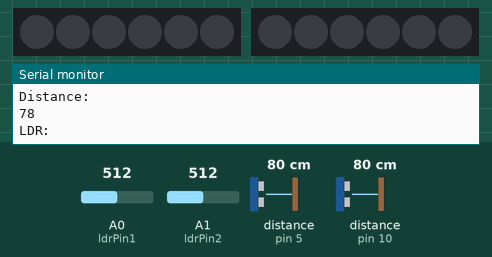
Bench run of a sketch on a simulated Arduino Uno, built with avr-gcc and run on an emulated ATmega328P. Shown: 2 × 6 RGB LEDs in strip order, left to right, the last lines printed to the serial monitor. Wiring (inferred from the names in the program): 2 × ultrasonic range finder: trigger pin 6, echo pin 5 / trigger pin 9, echo pin 10. The inputs (shaded band) are chosen by the test bench; at power-on: distance to the obstacle (sensors on pin 5, pin 10) 80 cm, A0 (ldrPin1) = 512, A1 (ldrPin2) = 512. The echo pulse lasts 58.3 µs per cm; dim RGB values are drawn brighter than linear.

Above: at 1.2 s.
1.3 s: distance to the obstacle (sensor on pin 5) set to 18 cm
At 2.2 s:
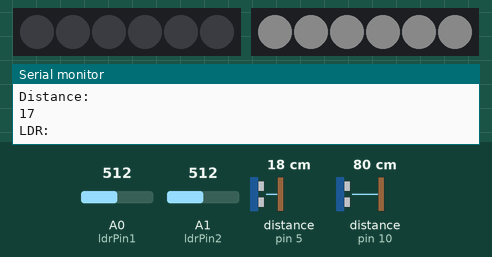
2.8 s: distance to the obstacle (sensor on pin 10) set to 35 cm
At 3.9 s:
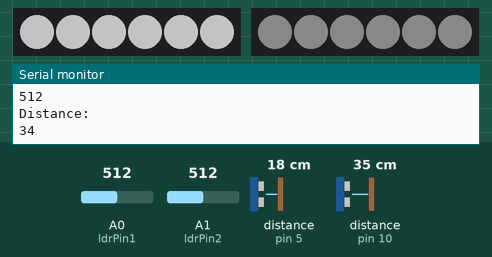
4.3 s: distance to the obstacle (sensor on pin 5) set to 12 cm
5.8 s: distance to the obstacle (sensor on pin 5) set to 9 cm
At 6.1 s:
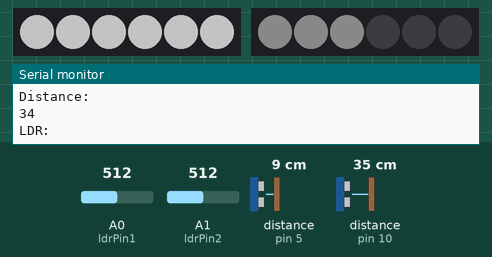
7.3 s: distance to the obstacle (sensor on pin 10) set to 12 cm
At 8.1 s:
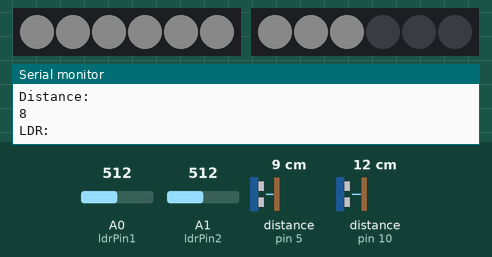
8.8 s: distance to the obstacle (sensor on pin 10) set to 9 cm
At 10.1 s:
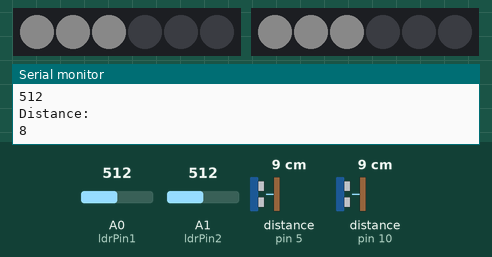
Timing chart, 0 to 11.3 s (numbered marks = the images above; inputs shaded):
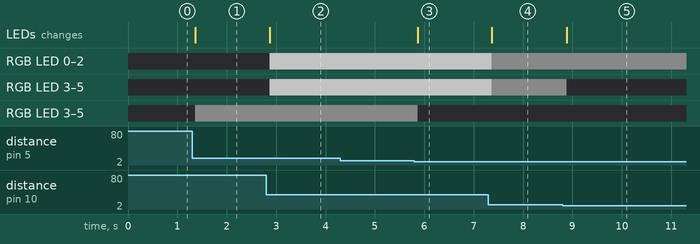

The sketch:

lightsync.ino
```cpp
  #include <Adafruit_NeoPixel.h>

  #define Pin1 3
  #define Pin2 11
  #define numLed 6
  #define dval 10
  #define dval2 (dval / 2)
  const int  ldrPin1 = A0;
  const int  ldrPin2 = A1;
  const int trigPin1 = 9;
  const int trigPin2 = 6;
  const int echoPin1 = 10;
  const int echoPin2 = 5;
  long duration1, duration2;
  // int distance1, distance2;
  int ldrStatus1, ldrStatus2;

  Adafruit_NeoPixel led1 = Adafruit_NeoPixel(numLed, Pin1);
  Adafruit_NeoPixel led2 = Adafruit_NeoPixel(numLed, Pin2);


  void setColor(int red, int green, int blue, Adafruit_NeoPixel &led){
    for (uint8_t i = 0; i < 6; i++){
      led.setPixelColor(i, led.Color(red ,green, blue));
    }
    led.show();
  }


  void Fade0(Adafruit_NeoPixel &led){setColor(0,0,0,led);}
  void Fade10(Adafruit_NeoPixel &led){setColor(10,10,10,led);}
  void Fade20(Adafruit_NeoPixel &led){setColor(20,20,20,led);}
  void Fade30(Adafruit_NeoPixel &led){setColor(30,30,30,led);}
  void Fade40(Adafruit_NeoPixel &led){setColor(40,40,40,led);}
  void Fade50(Adafruit_NeoPixel &led){setColor(50,50,50,led);}
  void Fade60(Adafruit_NeoPixel &led){setColor(60,60,60,led);}
  void Fade70(Adafruit_NeoPixel &led){setColor(70,70,70,led);}
  void Fade80(Adafruit_NeoPixel &led){setColor(80,80,80,led);}
  void Fade90(Adafruit_NeoPixel &led){setColor(90,90,90,led);}
  void Fade100(Adafruit_NeoPixel &led){setColor(100,100,100,led);}
  void Fade110(Adafruit_NeoPixel &led){setColor(110,110,110,led);}
  void Fade120(Adafruit_NeoPixel &led){setColor(120,120,120,led);}
  void Fade130(Adafruit_NeoPixel &led){setColor(130,130,130,led);}
  void Fade140(Adafruit_NeoPixel &led){setColor(140,140,140,led);}
  void Fade150(Adafruit_NeoPixel &led){setColor(150,150,150,led);}
  void Fade160(Adafruit_NeoPixel &led){setColor(160,160,160,led);}
  void Fade170(Adafruit_NeoPixel &led){setColor(170,170,170,led);}
  void Fade180(Adafruit_NeoPixel &led){setColor(180,180,180,led);}
  void Fade190(Adafruit_NeoPixel &led){setColor(190,190,190,led);}
  void Fade200(Adafruit_NeoPixel &led){setColor(200,200,200,led);}
  void Fade210(Adafruit_NeoPixel &led){setColor(210,210,210,led);}
  void Fade220(Adafruit_NeoPixel &led){setColor(220,220,220,led);}
  void Fade230(Adafruit_NeoPixel &led){setColor(230,230,230,led);}
  void Fade240(Adafruit_NeoPixel &led){setColor(240,240,240,led);}
  void Fade250(Adafruit_NeoPixel &led){setColor(250,250,250,led);}
  void Fade255(Adafruit_NeoPixel &led){setColor(255,255,255,led);}


  void processLDR(int ldrPin, int trigPin, int echoPin, long &duration, int &ldrStatus, Adafruit_NeoPixel &led) {
    ldrStatus = analogRead(ldrPin);
    // Serial.println(ldrStatus);
    digitalWrite(trigPin, LOW);
    delayMicroseconds(2);
    digitalWrite(trigPin, HIGH);
    delayMicroseconds(10);
    digitalWrite(trigPin, LOW);

    duration = pulseIn(echoPin, HIGH);
    int distance = duration * 0.034 / 2;

    Serial.println("LDR: ");
    Serial.println(ldrStatus);
    Serial.println("Distance: ");
    Serial.println(distance);
    Serial.println("\n");
    // delay(2000);
    if (ldrStatus >=400 & distance<10) {
      // Fade0();
      for (uint8_t i = 3; i < 6; i++){
        led.setPixelColor(i, led.Color(0 ,0, 0));
      led.show();
    }
    }
    else if (ldrStatus >=375 & distance<20) {
      Fade10(led);
        delay(dval);
    }
    else if (ldrStatus >=360 & distance<22) {
      Fade20(led);
        delay(dval);
    }
    else if (ldrStatus >=345 & distance<24) {
      Fade30(led);
        delay(dval);
    }
    else if (ldrStatus >=330 & distance<26) {
      Fade40(led);
        delay(dval);
    }
    else if (ldrStatus >=315 & distance<28) {
      Fade50(led);
        delay(dval);
    }
    else if (ldrStatus >=300 & distance<30) {
      Fade60(led);
        delay(dval);
    }
    else if (ldrStatus >=285 & distance<32) {
      Fade70(led);
        delay(dval);
    }
    else if (ldrStatus >=270 & distance<34) {
      Fade80(led);
        delay(dval);
    }
    else if (ldrStatus >=255 & distance<36) {
      Fade90(led);
        delay(dval);
    }
    else if (ldrStatus >=240 & distance<38) {
      Fade100(led);
        delay(dval);
    }
    else if (ldrStatus >=225 & distance<40) {
      Fade110(led);
        delay(dval);
    }
    else if (ldrStatus >=205 & distance<42) {
      Fade120(led);
        delay(dval);
    }
    else if (ldrStatus >=190 & distance<44) {
      Fade130(led);
        delay(dval);
    }
    else if (ldrStatus >=175 & distance<46) {
      Fade140(led);
        delay(dval);
    }
    else if (ldrStatus >=160 & distance<48) {
      Fade150(led);
        delay(dval);
    }
    else if (ldrStatus >=145 & distance<50) {
      Fade160(led);
        delay(dval);
    }
    else if (ldrStatus >=130 & distance<52) {
      Fade170(led);
        delay(dval);
    }
    else if (ldrStatus >=115 & distance<53) {
      Fade180(led);
        delay(dval);
    }
    else if (ldrStatus >=100 & distance<54) {
      Fade190(led);
        delay(dval);
    }
    else if (ldrStatus >=85 & distance<55) {
      Fade200(led);
        delay(dval);
    }
    else if (ldrStatus >=70 & distance<56) {
      Fade210(led);
        delay(dval);
    }
    else if (ldrStatus >=65 & distance<57) {
      Fade220(led);
        delay(dval);
    }
    else if (ldrStatus >=60 & distance<58) {
      Fade230(led);
        delay(dval);
    }
    else if (ldrStatus >=55 & distance<59) {
      Fade240(led);
        delay(dval);
    }
    else if (ldrStatus >=50 & distance<60) {
      Fade255(led);
        delay(dval2);
    }
  }

  void setup() {
    led1.begin();
    led2.begin();
    Serial.begin(9600);
    pinMode(trigPin1, OUTPUT);
    pinMode(trigPin2, OUTPUT);
    pinMode(echoPin1, INPUT);
    pinMode(echoPin2, INPUT);
    pinMode(Pin1, OUTPUT);
    pinMode(Pin2, OUTPUT);
    pinMode(ldrPin1,  INPUT);
    pinMode(ldrPin2,  INPUT);
  }


  void loop() {
    processLDR(ldrPin1, trigPin1, echoPin1, duration1, ldrStatus1, led1);
    processLDR(ldrPin2, trigPin2, echoPin2, duration2, ldrStatus2, led2);
  }
```

Measured:
- the behaviour switches between 11 and 10 cm on distance to the obstacle (sensor on pin 5) (found by bisection; images 2 and 3)
- the behaviour switches between 11 and 10 cm on distance to the obstacle (sensor on pin 10) (found by bisection; images 4 and 5)
- after the input at 1.3 s, RGB LED 3–5: off → RGB(10, 10, 10) after 0.06 s; the LEDs: change after 0.06 s (image 1)
- after the input at 2.8 s, RGB LED 0–5: off → RGB(90, 90, 90) after 0.07 s; the LEDs: change after 0.07 s (image 2)
- after the input at 5.8 s, RGB LED 3–5: RGB(10, 10, 10) → off after 0.07 s; the LEDs: change after 0.07 s (image 3)
- after the input at 7.3 s, RGB LED 0–5: RGB(90, 90, 90) → RGB(10, 10, 10) after 0.06 s; the LEDs: change after 0.06 s (image 4)
- after the input at 8.8 s, RGB LED 3–5: RGB(10, 10, 10) → off after 0.08 s; the LEDs: change after 0.08 s (image 5)
